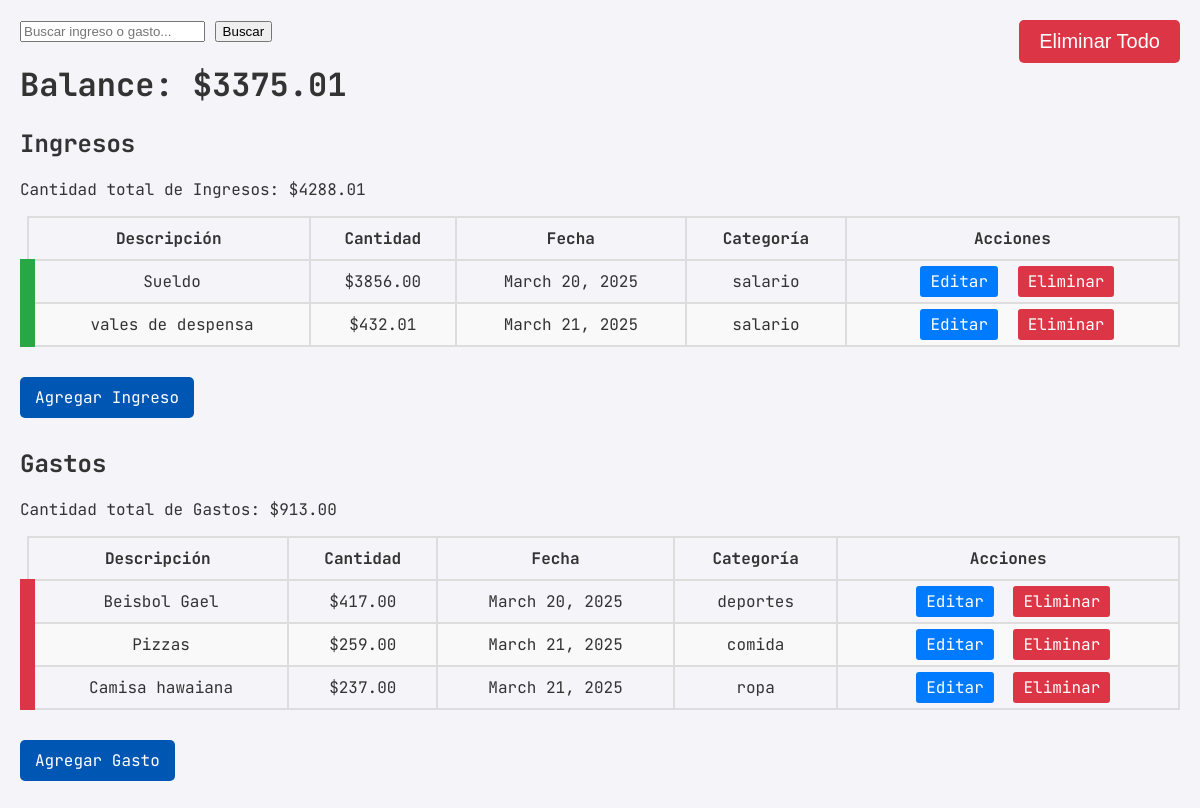
The app's page /, older data.
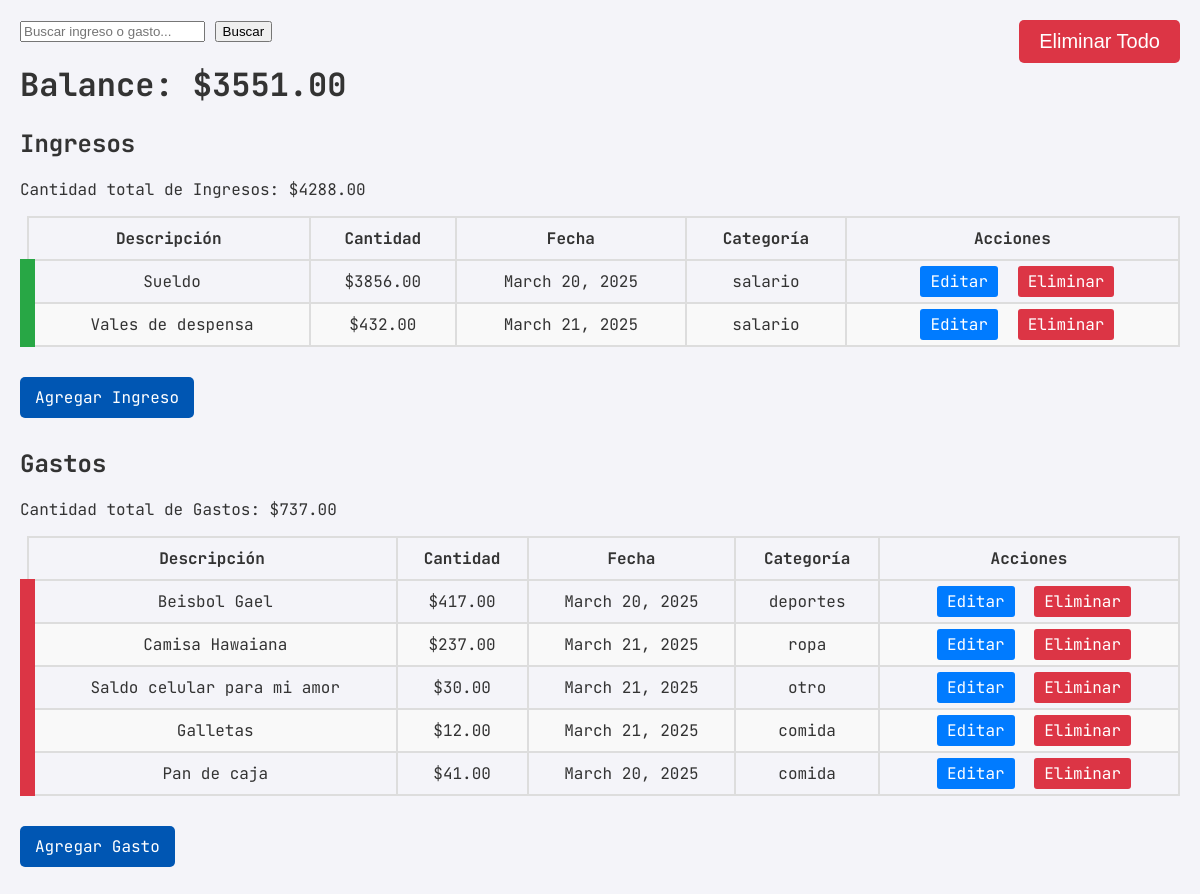
The same page, newer data.
### ecommerce/models.py (models this page shows, shortened)
class Ingreso(models.Model):
    descripcion = models.CharField(max_length=255)
    cantidad = models.DecimalField(max_digits=10, decimal_places=2)
    fecha = models.DateField()
    categoria = models.CharField(max_length=100)

class Gasto(models.Model):
    descripcion = models.CharField(max_length=255)
    cantidad = models.DecimalField(max_digits=10, decimal_places=2)
    fecha = models.DateField()
    categoria = models.CharField(max_length=100)

### ecommerce/views.py (the view)
# urls.py: path('', views.index, name='index'),
def index(request):
    query = request.GET.get('q')
    if query:
        ingresos = Ingreso.objects.filter(
            Q(descripcion__icontains=query) |
            Q(categoria__icontains=query)
        )
        gastos = Gasto.objects.filter(
            Q(descripcion__icontains=query) |
            Q(categoria__icontains=query)
        )
    else:
        ingresos = Ingreso.objects.all()
        gastos = Gasto.objects.all()
    total_ingresos = sum(ingreso.cantidad for ingreso in ingresos)
    total_gastos = sum(gasto.cantidad for gasto in gastos)
    balance = total_ingresos - total_gastos
    context = {
        'total_ingresos': total_ingresos,
        'total_gastos': total_gastos,
        'ingresos': ingresos,
        'gastos': gastos,
        'balance': balance
    }
    return render(request, 'ecommerce/index.html', context)

### ecommerce/templates/ecommerce/index.html (shortened to what this page needs)
<!DOCTYPE html>
<html>
<head>
</head>
<body>
     <button class="delete-all-button" onclick="openDeleteAllModal()">Eliminar Todo</button>
    <form method="GET" action="{% url 'index' %}">
        <input type="text" name="q" placeholder="Buscar ingreso o gasto...">
        <button type="submit">Buscar</button>
    </form>
    <h1>Balance: ${{ balance }}</h1>
    <h2>Ingresos</h2>
    <p class="totalIngresos">Cantidad total de Ingresos: ${{ total_ingresos }}</p>
    <table>
        <thead>
            <tr>
                <th>Descripción</th>
                <th>Cantidad</th>
                <th>Fecha</th>
                <th>Categoría</th>
                <th>Acciones</th>
            </tr>
        </thead>
        <tbody>
            {% for ingreso in ingresos %}
                <tr class="ingreso">
                    <td>{{ ingreso.descripcion }}</td>
                    <td>${{ ingreso.cantidad }}</td>
                    <td>{{ ingreso.fecha }}</td>
                    <td>{{ ingreso.categoria }}</td>
                    <td>
                        <a href="{% url 'editar_ingreso' ingreso.pk %}" class="edit-button">Editar</a>
                        <a href="#" class="delete-link delete-button" data-url="{% url 'eliminar_ingreso' ingreso.pk %}">Eliminar</a>
                    </td>
                </tr>
            {% endfor %}
        </tbody>
    </table>
    <a class="add-button" href="{% url 'agregar_ingreso' %}">Agregar Ingreso</a>
    <h2>Gastos</h2>
    <p class="totalGastos">Cantidad total de Gastos: ${{ total_gastos }}</p>
    <table>
        <thead>
            <tr>
                <th>Descripción</th>
                <th>Cantidad</th>
                <th>Fecha</th>
                <th>Categoría</th>
                <th>Acciones</th>
            </tr>
        </thead>
        <tbody>
            {% for gasto in gastos %}
                <tr class="gasto">
                    <td>{{ gasto.descripcion }}</td>
                    <td>${{ gasto.cantidad }}</td>
                    <td>{{ gasto.fecha }}</td>
                    <td>{{ gasto.categoria }}</td>
                    <td>
                        <a href="{% url 'editar_gasto' gasto.pk %}" class="edit-button">Editar</a>
                        <a href="#" class="delete-link delete-button" data-url="{% url 'eliminar_gasto' gasto.pk %}">Eliminar</a>
                    </td>
                </tr>
            {% endfor %}
        </tbody>
    </table>
    <a class="add-button" href="{% url 'agregar_gasto' %}">Agregar Gasto</a>
</body>
</html>
</html>

### ecommerce/templates/ecommerce/index.html (style rules this page uses)
body { font-family: 'JetBrains Mono', sans-serif; background-color: #f4f4f9; color: #333; margin: 0; padding: 20px; position: relative; }
table { width: 100%; border-collapse: collapse; margin-bottom: 20px; }
th, td { padding: 10px; border: 2px solid #ddd; text-align: center; }
th { background-color: #f4f4f9; }
tr:nth-child(even) { background-color: #f9f9f9; }
.ingreso { border-left: 15px solid #28a745; }
.gasto { border-left: 15px solid #dc3545; }
a { text-decoration: none; margin-left: 10px; }
.edit-button, .delete-button { padding: 5px 10px; border-radius: 3px; color: white; border: none; cursor: pointer; }
.edit-button { background-color: #007bff; }
.delete-button { background-color: #dc3545; }
.add-button { display: inline-block; margin: 10px 0; padding: 10px 15px; background-color: #0056b3; color: #fff; text-decoration: none; border-radius: 5px; }
.delete-all-button { background-color: #dc3545; font-size: 20px; color: white; border: none; padding: 10px 20px; border-radius: 5px; cursor: pointer; position: absolute; top: 20px; right: 20px; }

Row changes from the older to the newer data that the page shows:
removed Ingreso: descripcion "vales de despensa", cantidad "432.01", fecha "March 21, 2025", categoria "salario"
removed Gasto: descripcion "Pizzas", cantidad "259.00", fecha "March 21, 2025", categoria "comida"
removed Gasto: descripcion "Camisa hawaiana", cantidad "237.00", fecha "March 21, 2025", categoria "ropa"
added Ingreso: descripcion "Vales de despensa", cantidad "432.00", fecha "March 21, 2025", categoria "salario"
added Gasto: descripcion "Camisa Hawaiana", cantidad "237.00", fecha "March 21, 2025", categoria "ropa"
added Gasto: descripcion "Saldo celular para mi amor", cantidad "30.00", fecha "March 21, 2025", categoria "otro"
added Gasto: descripcion "Galletas", cantidad "12.00", fecha "March 21, 2025", categoria "comida"
added Gasto: descripcion "Pan de caja", cantidad "41.00", fecha "March 20, 2025", categoria "comida"
Text that changed along with them:
{{ balance }}: "3375.01" → "3551.00"
{{ total_ingresos }}: "4288.01" → "4288.00"
{{ total_gastos }}: "913.00" → "737.00"
